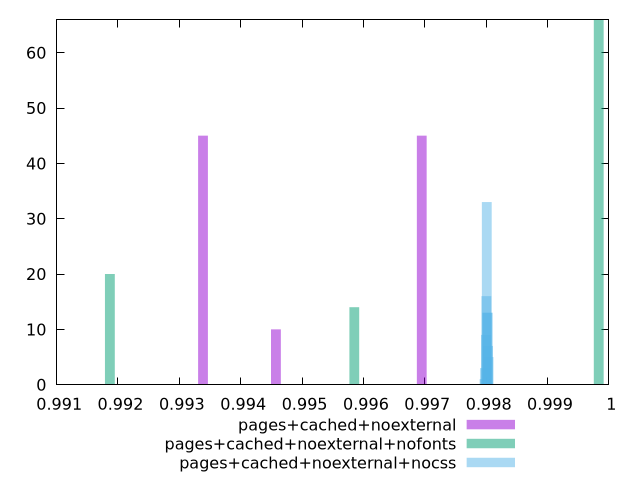

The script that saved this image:
$_pagesCachedNoexternal <<EOF
0.9969503166235081 45
0.9933855359919579 45
0.9945737962024747 10
EOF
$_pagesCachedNoexternalNofonts <<EOF
0.9998345604252986 66
0.9958511558020903 14
0.9918677511788819 20
EOF
$_pagesCachedNoexternalNocss <<EOF
0.9980102937067981 33
0.9980174565800546 13
0.9980246194533111 13
0.9979959679602849 9
0.9980031308335415 16
0.9980389451998242 5
0.9979816422137718 3
0.9980317823265676 7
0.9979744793405153 1
EOF
set key outside below
set terminal pngcairo
set output "report_00004_2020-11-02T20-21-41.718Z/interactive/interactive_pages+cached+noexternal_pages+cached+noexternal+nofonts_pages+cached+noexternal+nocss+hist.png"
set boxwidth 0.00015933618492833368
set style fill transparent solid 0.5 noborder
set yrange [0:66]
plot $_pagesCachedNoexternal title "pages+cached+noexternal" with boxes ,$_pagesCachedNoexternalNofonts title "pages+cached+noexternal+nofonts" with boxes ,$_pagesCachedNoexternalNocss title "pages+cached+noexternal+nocss" with boxes ,
